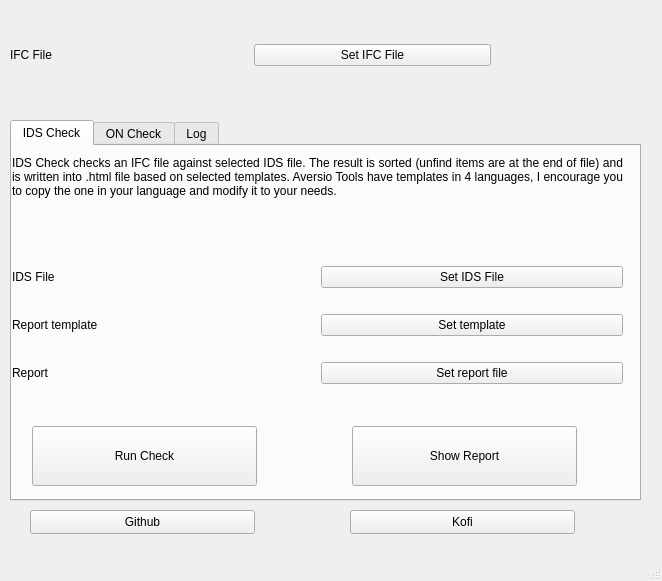
<?xml version="1.0" encoding="UTF-8"?>
<ui version="4.0">
 <class>AversioTools</class>
 <widget class="QMainWindow" name="AversioTools">
  <property name="geometry">
   <rect>
    <x>0</x>
    <y>0</y>
    <width>662</width>
    <height>581</height>
   </rect>
  </property>
  <property name="windowTitle">
   <string>Aversio Tools</string>
  </property>
  <property name="windowIcon">
   <iconset>
    <normaloff>Icon.png</normaloff>Icon.png</iconset>
  </property>
  <widget class="QWidget" name="centralwidget">
   <widget class="QTabWidget" name="tabWidget">
    <property name="geometry">
     <rect>
      <x>10</x>
      <y>120</y>
      <width>631</width>
      <height>381</height>
     </rect>
    </property>
    <property name="currentIndex">
     <number>0</number>
    </property>
    <widget class="QWidget" name="IDS">
     <attribute name="title">
      <string>IDS Check</string>
     </attribute>
     <widget class="QWidget" name="gridLayoutWidget">
      <property name="geometry">
       <rect>
        <x>0</x>
        <y>100</y>
        <width>611</width>
        <height>161</height>
       </rect>
      </property>
      <layout class="QGridLayout" name="gridLayout_2">
       <item row="0" column="1">
        <widget class="QPushButton" name="IDS_Path">
         <property name="text">
          <string>Set IDS File</string>
         </property>
         <property name="Path" stdset="0">
          <string/>
         </property>
        </widget>
       </item>
       <item row="0" column="0">
        <widget class="QLabel" name="IDSFile">
         <property name="text">
          <string>IDS File</string>
         </property>
        </widget>
       </item>
       <item row="1" column="0">
        <widget class="QLabel" name="ReportTemplate">
         <property name="text">
          <string>Report template</string>
         </property>
        </widget>
       </item>
       <item row="1" column="1">
        <widget class="QPushButton" name="ReportTemplate_Path">
         <property name="text">
          <string>Set template</string>
         </property>
         <property name="Path" stdset="0">
          <string/>
         </property>
        </widget>
       </item>
       <item row="2" column="0">
        <widget class="QLabel" name="Report">
         <property name="text">
          <string>Report</string>
         </property>
        </widget>
       </item>
       <item row="2" column="1">
        <widget class="QPushButton" name="Report_path">
         <property name="text">
          <string>Set report file</string>
         </property>
         <property name="Path" stdset="0">
          <string/>
         </property>
        </widget>
       </item>
      </layout>
     </widget>
     <widget class="QLabel" name="IDSDescription">
      <property name="geometry">
       <rect>
        <x>0</x>
        <y>10</y>
        <width>611</width>
        <height>51</height>
       </rect>
      </property>
      <property name="text">
       <string>IDS Check checks an IFC file against selected IDS file. The result is sorted (unfind items are at the end of file) and is written into .html file based on selected templates. Aversio Tools have templates in 4 languages, I encourage you to copy the one in your language and modify it to your needs.</string>
      </property>
      <property name="alignment">
       <set>Qt::AlignmentFlag::AlignJustify|Qt::AlignmentFlag::AlignTop</set>
      </property>
      <property name="wordWrap">
       <bool>true</bool>
      </property>
     </widget>
     <widget class="QPushButton" name="IDSCheck">
      <property name="geometry">
       <rect>
        <x>20</x>
        <y>280</y>
        <width>225</width>
        <height>60</height>
       </rect>
      </property>
      <property name="text">
       <string>Run Check</string>
      </property>
     </widget>
     <widget class="QPushButton" name="ShowIDSReport">
      <property name="geometry">
       <rect>
        <x>340</x>
        <y>280</y>
        <width>225</width>
        <height>60</height>
       </rect>
      </property>
      <property name="text">
       <string>Show Report</string>
      </property>
     </widget>
    </widget>
    <widget class="QWidget" name="ON">
     <attribute name="title">
      <string>ON Check</string>
     </attribute>
     <widget class="QLabel" name="ONDescription">
      <property name="geometry">
       <rect>
        <x>0</x>
        <y>10</y>
        <width>611</width>
        <height>51</height>
       </rect>
      </property>
      <property name="text">
       <string>ON Check checks an IFC file for manufacturer / model names. It is based on EN 2014/24/EU resp. (Czech law - § 89 odst. 5 zákona č. 134/2016 Sb., o zadávání veřejných zakázek). Result of the check is a .html report file. The IFC is checked based on CSV file with manufacturer names and CSV file wih parameters to search in - based on your IDS.</string>
      </property>
      <property name="alignment">
       <set>Qt::AlignmentFlag::AlignJustify|Qt::AlignmentFlag::AlignTop</set>
      </property>
      <property name="wordWrap">
       <bool>true</bool>
      </property>
     </widget>
     <widget class="QWidget" name="gridLayoutWidget_3">
      <property name="geometry">
       <rect>
        <x>0</x>
        <y>70</y>
        <width>581</width>
        <height>191</height>
       </rect>
      </property>
      <layout class="QGridLayout" name="gridLayout_3">
       <item row="0" column="0">
        <widget class="QLabel" name="CSVFile">
         <property name="text">
          <string>CSV with manufacturer / model names</string>
         </property>
        </widget>
       </item>
       <item row="0" column="1">
        <widget class="QPushButton" name="CSVPath">
         <property name="text">
          <string>Set CSV</string>
         </property>
         <property name="Path" stdset="0">
          <string/>
         </property>
        </widget>
       </item>
       <item row="2" column="1">
        <widget class="QPushButton" name="ONTemplatePath">
         <property name="text">
          <string>Set template</string>
         </property>
         <property name="Path" stdset="0">
          <string/>
         </property>
        </widget>
       </item>
       <item row="2" column="0">
        <widget class="QLabel" name="ONTemplate">
         <property name="text">
          <string>Report template</string>
         </property>
        </widget>
       </item>
       <item row="3" column="0">
        <widget class="QLabel" name="ONReport">
         <property name="text">
          <string>Report</string>
         </property>
        </widget>
       </item>
       <item row="3" column="1">
        <widget class="QPushButton" name="ONReportPath">
         <property name="text">
          <string>Set report file</string>
         </property>
         <property name="Path" stdset="0">
          <string/>
         </property>
        </widget>
       </item>
       <item row="1" column="1">
        <widget class="QPushButton" name="ONParamsPath">
         <property name="text">
          <string>Set checked parameters</string>
         </property>
         <property name="Path" stdset="0">
          <string/>
         </property>
        </widget>
       </item>
       <item row="1" column="0">
        <widget class="QLabel" name="ONParams">
         <property name="text">
          <string>Checked parameters</string>
         </property>
        </widget>
       </item>
      </layout>
     </widget>
     <widget class="QPushButton" name="ONCheck">
      <property name="geometry">
       <rect>
        <x>20</x>
        <y>280</y>
        <width>225</width>
        <height>60</height>
       </rect>
      </property>
      <property name="text">
       <string>Run check</string>
      </property>
     </widget>
     <widget class="QPushButton" name="ShowONReport">
      <property name="geometry">
       <rect>
        <x>340</x>
        <y>280</y>
        <width>225</width>
        <height>60</height>
       </rect>
      </property>
      <property name="text">
       <string>Show report</string>
      </property>
     </widget>
    </widget>
    <widget class="QWidget" name="Log">
     <attribute name="title">
      <string>Log</string>
     </attribute>
     <widget class="QListView" name="AversioToolLog">
      <property name="geometry">
       <rect>
        <x>0</x>
        <y>30</y>
        <width>600</width>
        <height>241</height>
       </rect>
      </property>
     </widget>
     <widget class="QLabel" name="LogDescription">
      <property name="geometry">
       <rect>
        <x>0</x>
        <y>0</y>
        <width>611</width>
        <height>51</height>
       </rect>
      </property>
      <property name="text">
       <string>Log for cases where something is wrong</string>
      </property>
      <property name="alignment">
       <set>Qt::AlignmentFlag::AlignJustify|Qt::AlignmentFlag::AlignTop</set>
      </property>
      <property name="wordWrap">
       <bool>true</bool>
      </property>
     </widget>
     <widget class="QPushButton" name="SaveLog">
      <property name="geometry">
       <rect>
        <x>375</x>
        <y>280</y>
        <width>225</width>
        <height>60</height>
       </rect>
      </property>
      <property name="text">
       <string>Save log file</string>
      </property>
     </widget>
    </widget>
   </widget>
   <widget class="QWidget" name="gridLayoutWidget_2">
    <property name="geometry">
     <rect>
      <x>10</x>
      <y>20</y>
      <width>481</width>
      <height>71</height>
     </rect>
    </property>
    <layout class="QGridLayout" name="gridLayout">
     <item row="0" column="0">
      <widget class="QLabel" name="IFCFile">
       <property name="text">
        <string>IFC File</string>
       </property>
      </widget>
     </item>
     <item row="0" column="1">
      <widget class="QPushButton" name="IfcPath">
       <property name="text">
        <string>Set IFC File</string>
       </property>
       <property name="Path" stdset="0">
        <string/>
       </property>
      </widget>
     </item>
    </layout>
   </widget>
   <widget class="QPushButton" name="Github">
    <property name="geometry">
     <rect>
      <x>30</x>
      <y>510</y>
      <width>225</width>
      <height>24</height>
     </rect>
    </property>
    <property name="text">
     <string>Github</string>
    </property>
    <property name="icon">
     <iconset theme="go-home"/>
    </property>
   </widget>
   <widget class="QPushButton" name="Kofi">
    <property name="geometry">
     <rect>
      <x>350</x>
      <y>510</y>
      <width>225</width>
      <height>24</height>
     </rect>
    </property>
    <property name="text">
     <string>Kofi</string>
    </property>
    <property name="icon">
     <iconset theme="go-home"/>
    </property>
   </widget>
  </widget>
  <widget class="QMenuBar" name="menubar">
   <property name="enabled">
    <bool>false</bool>
   </property>
   <property name="geometry">
    <rect>
     <x>0</x>
     <y>0</y>
     <width>662</width>
     <height>22</height>
    </rect>
   </property>
  </widget>
  <widget class="QStatusBar" name="statusbar"/>
 </widget>
 <resources/>
 <connections/>
</ui>
